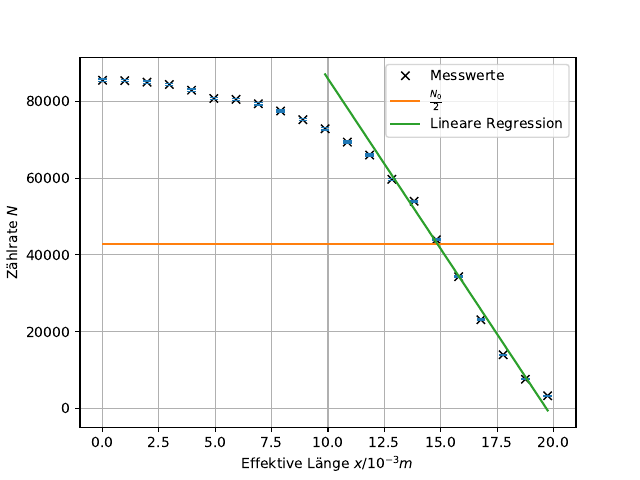

Write Python code to recreate this figure.
import numpy as np
import sympy
import matplotlib.pyplot as plt
from scipy.optimize import curve_fit
from pylab import figure, axes, pie, title, show


print('Graphik1')
print('Steigung','Y-Achsenabschnitt')
x, y = np.loadtxt('reichweite20.txt', unpack=True,delimiter=',')
T=np.sqrt(y)

plt.plot(x, y, "kx", label="Messwerte")
plt.errorbar(x, y, yerr=T, fmt="none", capsize=3, capthick=1, ms=9, markerfacecolor="red")

y=42750+0*x
plt.plot(y,label=r'$\frac{N_{0}}{2}$')


print('Erste Grade')
c, v = np.loadtxt('fit20.txt', unpack=True,delimiter=',')
def f(c,a,b):
    return a*c+b
popt, pcov = curve_fit(f, c, v)
print(popt)
print(np.diag(pcov))
c_new = np.linspace(x[10], x[-1], 500)
#
#
#
#print('Zweite Grade')
#q, w = np.loadtxt('beta3.txt', unpack=True,delimiter=',')
#def g(q,r,s):
#    return r*q+s
#pqpt, pcqv = curve_fit(g, q, w)
#print(pqpt)
#print(np.diag(pcqv))
#q_new = np.linspace(x[4], x[-1], 500)

plt.figure(1)
#plt.plot(x,y,'x')
plt.plot(c_new,f(c_new,*popt),'-', label='Lineare Regression')
#plt.plot(q_new,g(q_new,*pqpt),'-', label='Lineare Regression Hintergrundstrahlung')
plt.xlabel('Effektive Länge $x/ 10^{-3}m$')
plt.ylabel('Zählrate $N$')
plt.grid()
plt.legend()



plt.savefig('reichweite20.pdf')
print ('Fertig')
